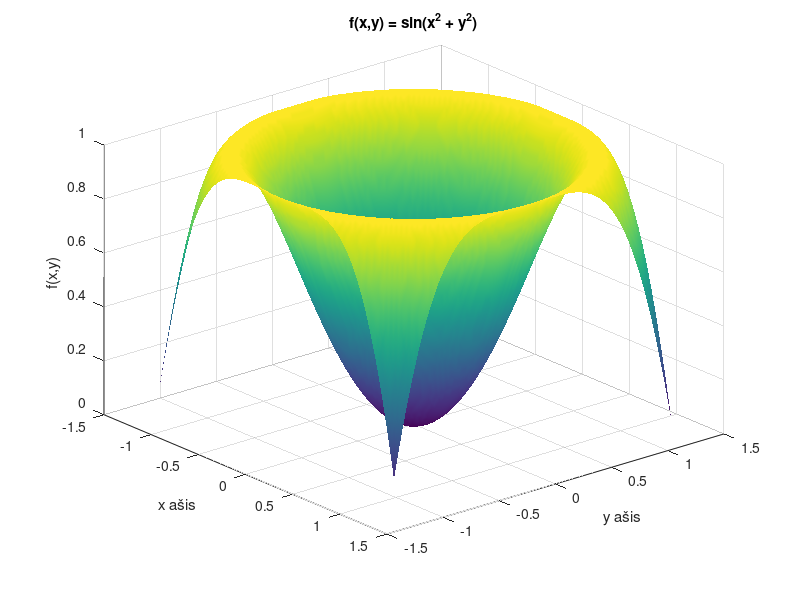
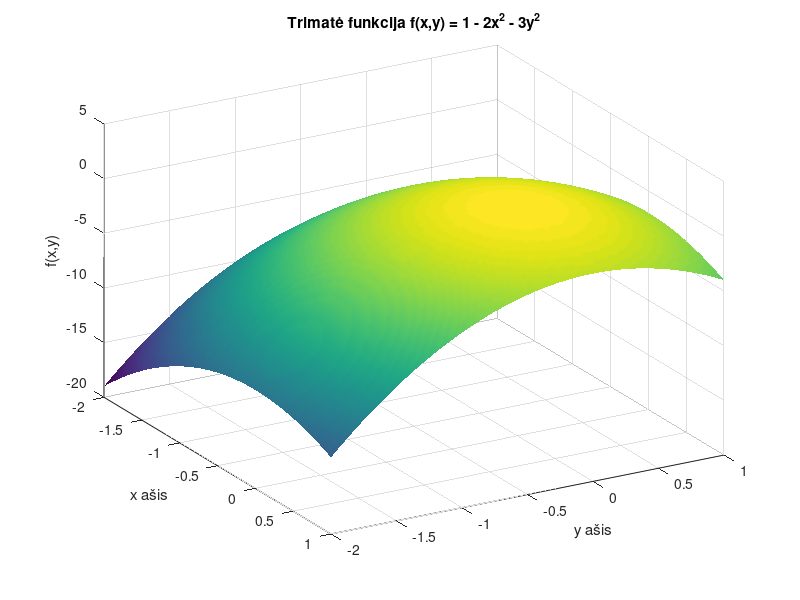
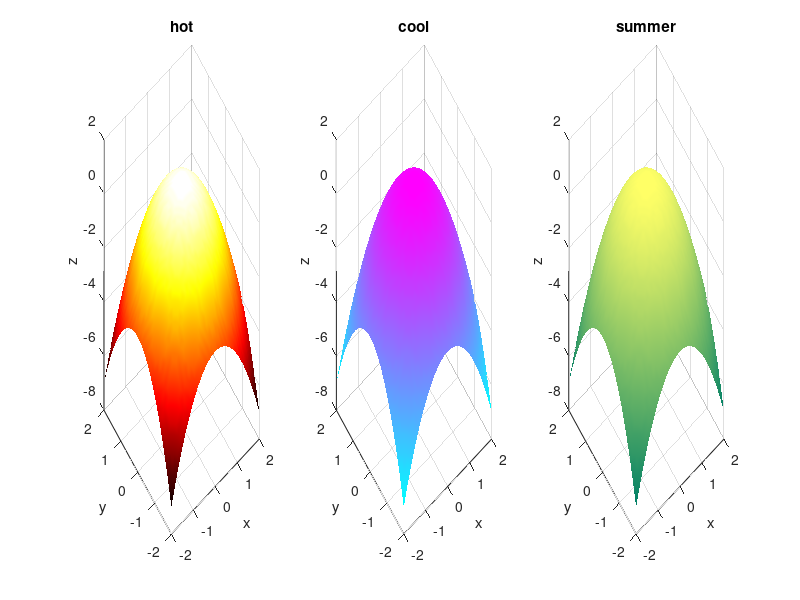

These charts were generated, in order, by the following MATLAB code:
% Vardas: Nikita
% Pavardė: Jankovič
% Grupė: Ef-25/1
% Data: 2026-10-01
% Variantas: 5 (Privaloma) ir 24 (Papildoma)

x_rand = (2*rand(1, 200)-1).*sqrt(pi/2);
y_rand = (2*rand(1, 200)-1).*sqrt(pi/2);

x_vec = linspace(min(x_rand),max(x_rand));
y_vec = linspace(min(y_rand),max(y_rand));
[X1,Y1]=meshgrid(x_vec,y_vec);
Z1=sin(X1.^2 + Y1.^2);
figure(1)
surf(X1, Y1, Z1)
colormap default
shading interp
view(50, 30)
title('f(x,y) = sin(x^2 + y^2)')
xlabel('x ašis')
ylabel('y ašis')
zlabel('f(x,y)')
grid on

x2 = linspace(-2, 1, 100);
y2 = linspace(-2, 1, 100);
[X2, Y2] = meshgrid(x2, y2);
Z2 = 1-2*X2.^2-3*Y2.^2;
figure(2)
surf(X2, Y2, Z2)
colormap default
shading interp
view(60, 30)
title('Trimatė funkcija f(x,y) = 1 - 2x^2 - 3y^2')
xlabel('x ašis')
ylabel('y ašis')
zlabel('f(x,y)')
grid on

x = linspace(-2, 2, 50)
y = linspace(-2, 2, 50);
[X, Y] = meshgrid(x, y);

Z = 1 - (X.^2 + Y.^2);

figure(3)

subplot(1, 3, 1)
surf(X, Y, Z)
colormap(gca, hot)
shading interp
title('hot')
xlabel('x')
ylabel('y')
zlabel('z')
grid on

subplot(1, 3, 2)
surf(X, Y, Z)
colormap(gca, cool)
shading interp
title('cool')
xlabel('x')
ylabel('y')
zlabel('z')
grid on

subplot(1, 3, 3)
surf(X, Y, Z)
colormap(gca, summer)
shading interp
title('summer')
xlabel('x')
ylabel('y')
zlabel('z')
grid on
